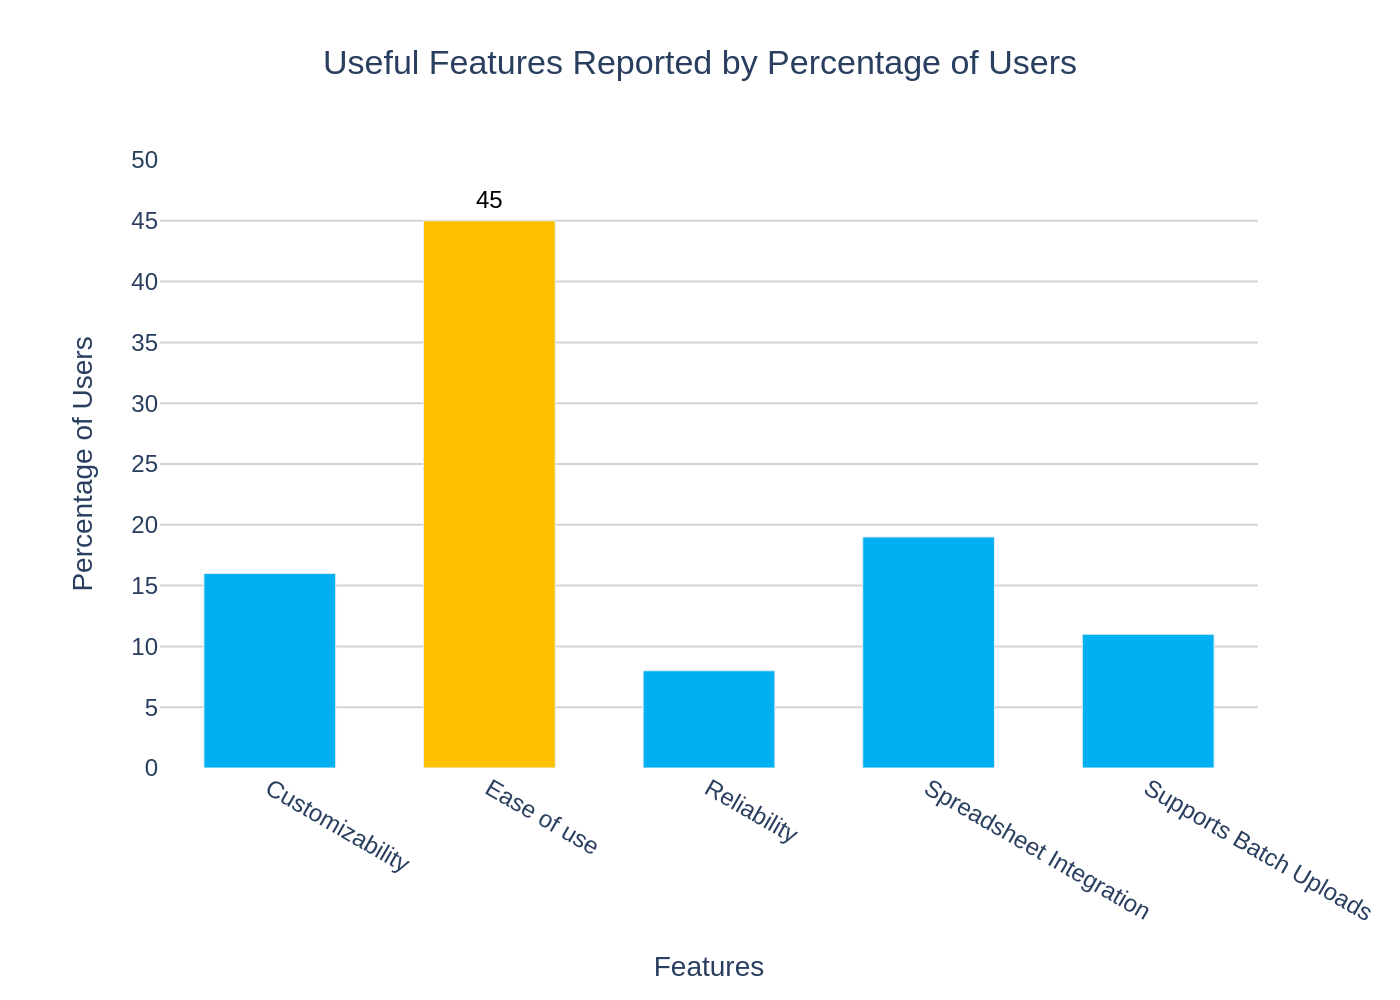

Here is the Python script that generated this plot:
import sys
import json
import os
import plotly.graph_objects as go

if len(sys.argv) != 2:
    print(f"Usage: python {os.path.basename(__file__)} <json_file_path>")
    sys.exit(1)

json_file_path = sys.argv[1]

try:
    with open(json_file_path, 'r', encoding='utf-8') as f:
        config = json.load(f)
except FileNotFoundError:
    print(f"Error: JSON file not found at '{json_file_path}'")
    sys.exit(1)
except json.JSONDecodeError:
    print(f"Error: Could not decode JSON from '{json_file_path}'")
    sys.exit(1)


chart_data = config['chart_data']
texts = config['texts']
colors = config['colors']

categories = [d['category'] for d in chart_data]
values = [d['value'] for d in chart_data]

fig = go.Figure()

fig.add_trace(go.Bar(
    x=categories,
    y=values,
    marker_color=colors,
    width=0.6
))

max_value = 0
max_index = -1
if values:
    max_value = max(values)
    max_index = values.index(max_value)

if max_index != -1:
    fig.add_annotation(
        x=categories[max_index],
        y=values[max_index],
        text=str(values[max_index]),
        showarrow=False,
        font=dict(family="Arial", size=12, color='black'),
        yshift=10
    )

fig.update_layout(
    title=dict(
        text=texts['title'],
        x=0.5,
        y=0.95,
        xanchor='center',
        yanchor='top'
    ),
    xaxis_title=texts['x_axis_title'],
    yaxis_title=texts['y_axis_title'],
    yaxis=dict(
        range=[0, 50],
        tickmode='linear',
        tick0=0,
        dtick=5,
        showgrid=True,
        gridcolor='lightgrey',
        gridwidth=1
    ),
    xaxis=dict(
        showline=False
    ),
    plot_bgcolor='white',
    paper_bgcolor='white',
    font=dict(family="Arial"),
    showlegend=False,
    margin=dict(l=80, r=40, t=80, b=80),
)

base_filename = os.path.splitext(os.path.basename(json_file_path))[0]
output_image_path = f"{base_filename}.png"

fig.write_image(output_image_path, scale=2)

print(f"Chart saved to {output_image_path}")
